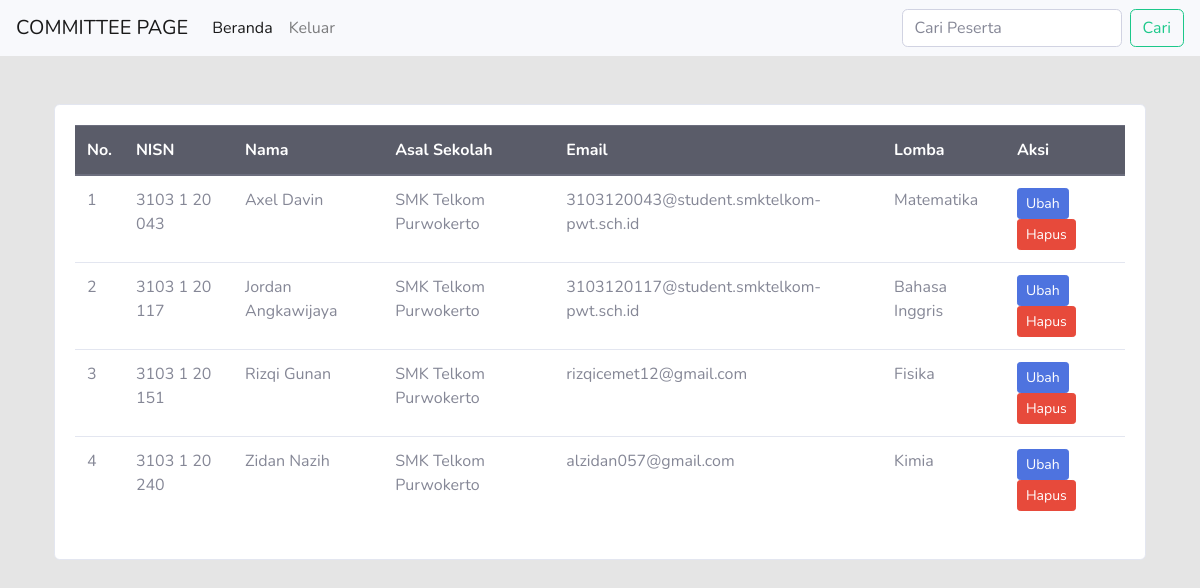
/tampil.php (signed in), run on the app's committed database.
### tables this page shows
CREATE TABLE `formulir` (
  `id` int(100) NOT NULL,
  `first_name` varchar(100) NOT NULL,
  `last_name` varchar(100) NOT NULL,
  `asal_sekolah` varchar(1000) NOT NULL,
  `nisn` varchar(25) NOT NULL,
  `email` varchar(1000) NOT NULL,
  `lomba` varchar(30) NOT NULL
);

### tampil.php (the view, shortened to what this page needs)
<!DOCTYPE html>
<html lang="en">
    <head>
        <link href="vendor/fontawesome-free/css/all.min.css" rel="stylesheet" type="text/css">
        <link href="css/sb-admin-2.css" rel="stylesheet">
    </head>
    <body class="bg-flat">
        <nav class="navbar navbar-expand-lg navbar-light bg-light">
            <a class="navbar-brand" href="tampil.php">COMMITTEE PAGE</a>
            <div class="collapse navbar-collapse" id="navbarSupportedContent">
                <ul class="navbar-nav mr-auto">
                    <li class="nav-item active">
                        <a class="nav-link" href="tampil.php">Beranda <span class="sr-only">(current)</span></a>
                    </li>
                    <li class="nav-item">
                        <a class="nav-link" href="Logout.php">Keluar</a>
                    </li>
                </ul>
                <form class="form-inline my-2 my-lg-0" method="GET">
                    <input class="form-control mr-sm-2" type="search" name="cari" placeholder="Cari Peserta" aria-label="Search">
                    <button class="btn btn-outline-success my-2 my-sm-0" type="submit">Cari</button>
                </form>
            </div>
        </nav>
        <div class="container pt-5">
            <div class="card">
                <div class="card-body">
                    <table class="table table-hover" id="table-peserta">
                        <thead class="thead-dark">
                            <tr>
                                <th>No.</th>
                                <th>NISN</th>
                                <th>Nama</th>
                                <th>Asal Sekolah</th>
                                <th>Email</th>
                                <th>Lomba</th>
                                <th>Aksi</th>
                            </tr>
                        </thead>
                        <tbody>
                            <?php
                                include './koneksi.php';
                                $sql = "SELECT * FROM formulir";
                                $result = $conn->query($sql);
                                $counter = 1;
                                while($row = $result->fetch_array()){
                                    echo "<tr>";
                                        echo "<td>$counter</td>";
                                        echo "<td>".$row['nisn']."</td>";
                                        echo "<td>".$row['first_name']." ".$row['last_name']."</td>";
                                        echo "<td>".$row['asal_sekolah']."</td>";
                                        echo "<td>".$row['email']."</td>";
                                        echo "<td>".$row['lomba']."</td>";
                                        echo "<td>";
                                            echo "<button data-table='#table-row-$row[0]' class='btn btn-primary btn-sm mr-1'>Ubah</button>";
                                            echo "<a data-role='penghapus' class='btn btn-danger btn-sm' href='./hapus.php?id=$row[0]'>Hapus</a>";
                                        echo "</td>";
                                    echo "</tr>";
                                    $counter++;
                                }
                            ?>
                        </tbody>
                    </table>
                </div>
            </div>
        </div>
    </body>
</html>

### data on the page
formulir: nisn "3103 1 20 043", first_name "Axel", last_name "Davin", asal_sekolah "SMK Telkom Purwokerto", email "3103120043@student.smktelkom-pwt.sch.id", lomba "Matematika"
formulir: nisn "3103 1 20 117", first_name "Jordan", last_name "Angkawijaya", asal_sekolah "SMK Telkom Purwokerto", email "3103120117@student.smktelkom-pwt.sch.id", lomba "Bahasa Inggris"
formulir: nisn "3103 1 20 151", first_name "Rizqi", last_name "Gunan", asal_sekolah "SMK Telkom Purwokerto", email "rizqicemet12@gmail.com", lomba "Fisika"
formulir: nisn "3103 1 20 240", first_name "Zidan", last_name "Nazih", asal_sekolah "SMK Telkom Purwokerto", email "alzidan057@gmail.com", lomba "Kimia"
